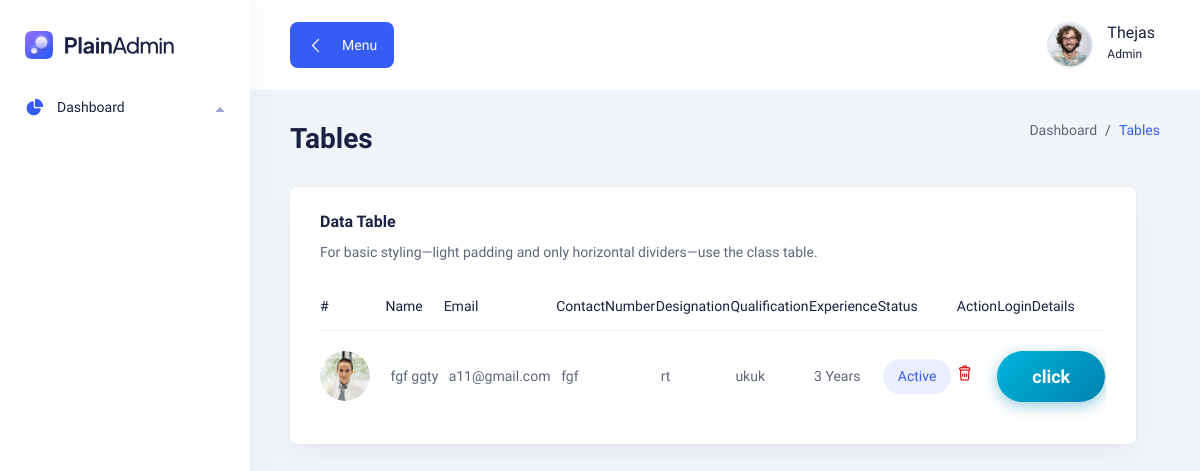
/P_admin/doctor_table, run on an earlier commit of the app's database.
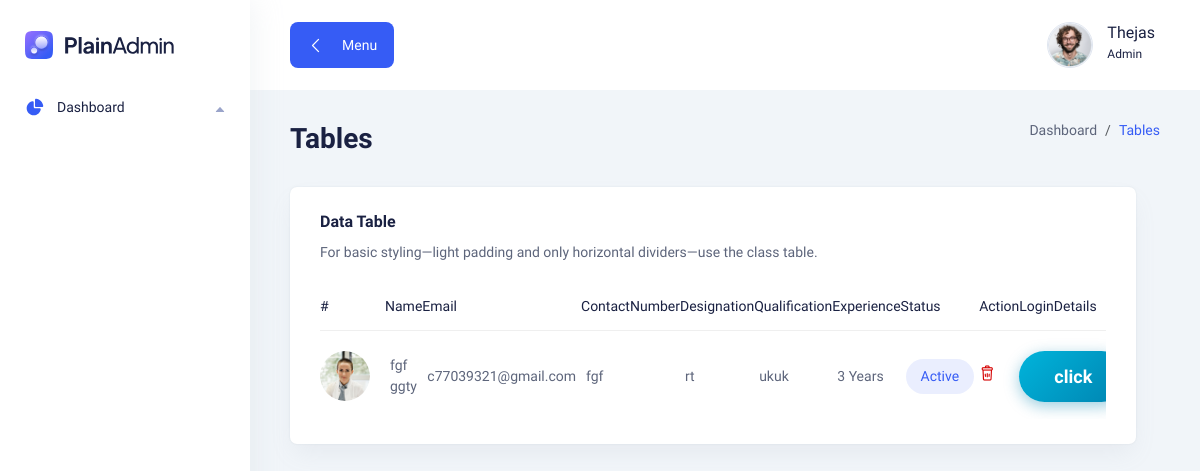
And on a later commit of the database.
### P_admin/models.py (models this page shows)
class doctor_registration(models.Model):
    FirstName=models.CharField(max_length=25)
    LastName=models.CharField(max_length=25)
    Gender=models.CharField(max_length=10)
    Email=models.EmailField(max_length=50)
    ContactNumber=models.IntegerField(max_length=10)
    Password=models.CharField(max_length=25,null=True)
    Address=models.CharField(max_length=50)
    Locality=models.CharField(max_length=50)
    Designation=models.CharField(max_length=50)
    Qualification=models.CharField(max_length=50)
    Experience=models.IntegerField(max_length=50)
    Current_working_Place=models.CharField(max_length=50)
    status=models.BooleanField(max_length=25,default="False")

### P_admin/views.py (the view)
# urls.py: path('doctor_table',views.doctor_table,name="doctor_table"),
def doctor_table(request):
    DR=doctor_registration.objects.all()
    return render(request,"p_admin/doctor_table.html",{'D':DR})

### template/p_admin/doctor_table.html (shortened to what the changed rows need)
<!DOCTYPE html>
{% load static %}
<html lang="en">
  <head>
    <link rel="stylesheet" href="{% static 'P_admin/assets/css/bootstrap.min.css'%}" />
    <link rel="stylesheet" href="{% static 'P_admin/assets/css/lineicons.css'%}" />
    <link rel="stylesheet" href="{% static 'P_admin/assets/css/materialdesignicons.min.css'%}" />
    <link rel="stylesheet" href="{% static 'P_admin/assets/css/fullcalendar.css'%}" />
    <link rel="stylesheet" href="{% static 'P_admin/assets/css/main.css'%}" />
  </head>
  <body>
    <main class="main-wrapper">
      <section class="table-components">
        <div class="container-fluid">
          <div class="title-wrapper pt-30">
            <div class="row align-items-center">
              <div class="col-md-6">
                <div class="title">
                  <h2>Tables</h2>
                </div>
              </div>
            </div>
          </div>
          <div class="tables-wrapper">
            <div class="row">
            <div class="row">
              <div class="col-lg-12">
                <div class="card-style mb-30">
                  <div class="table-wrapper table-responsive">
                    <table class="table">
                      <thead>
                        <tr>
                          <th>
                            <h6>#</h6>
                          </th>
                          <th>
                            <h6>Name</h6>
                          </th>
                          <th>
                            <h6>Email</h6>
                          </th>
                          <th>
                            <h6>ContactNumber</h6>
                          </th>
                           <th>
                            <h6>Designation</h6>
                          </th>
                           <th>
                            <h6>Qualification</h6>
                          </th>
                           <th>
                            <h6>Experience</h6>
                          </th>
                          <th>
                            <h6>Status</h6>
                          </th>
                          <th>
                            <h6>Action</h6>
                          </th>
                          <th>
                            <h6>LoginDetails</h6>
                          </th>
                        </tr>
                      </thead>
                      <tbody>
                        {% for j in D %}
                        <tr>
                          <td>
                            <div class="employee-image">
                              <img src="{% static 'P_admin/assets/images/lead/lead-1.png'%}" alt="" />
                            </div>
                          </td>
                          <td class="min-width">
                                <p>{{j.FirstName}} {{j.LastName}}</p>
                          </td>
                          <td class="min-width">
                            <p><a href="#0">{{j.Email}}</a></p>
                          </td>
                          <td class="min-width">
                            <p>{{j.FirstName}}</p>
                          </td>
                          <td class="min-width">
                            <p>{{j.Designation}}</p>
                          </td>
                          <td class="min-width">
                            <p>{{j.Qualification}}</p>
                          </td>
                          <td class="min-width">
                            <p>{{j.Experience}} Years</p>
                          </td>
                          <td class="min-width">
                            <span class="status-btn active-btn">Active</span>
                          </td>
                          <td>
  <div class="action">
    <a href="{% url 'delete_doctor' j.id %}"
       onclick="return confirm('Are you sure you want to delete this doctor?');"
       class="text-danger">
      <i class="lni lni-trash-can"></i>
    </a>
  </div>
</td>
                          <td>
                          <div class="login">
  <a href="{% url 'drlogdetails' j.id %}">
    <button class="login-btn">click</button>
  </a>
</div>
</td>
                        </tr>
                        {% endfor %}
                      </tbody>
                    </table>
                  </div>
                </div>
              </div>
            </div>
          </div>
        </div>
      </section>
    </main>
  </body>
</html>

What changed in the data, as far as the page shows it:
changed doctor_registration "fgf": Email "a11@gmail.com" → "c77039321@gmail.com"
